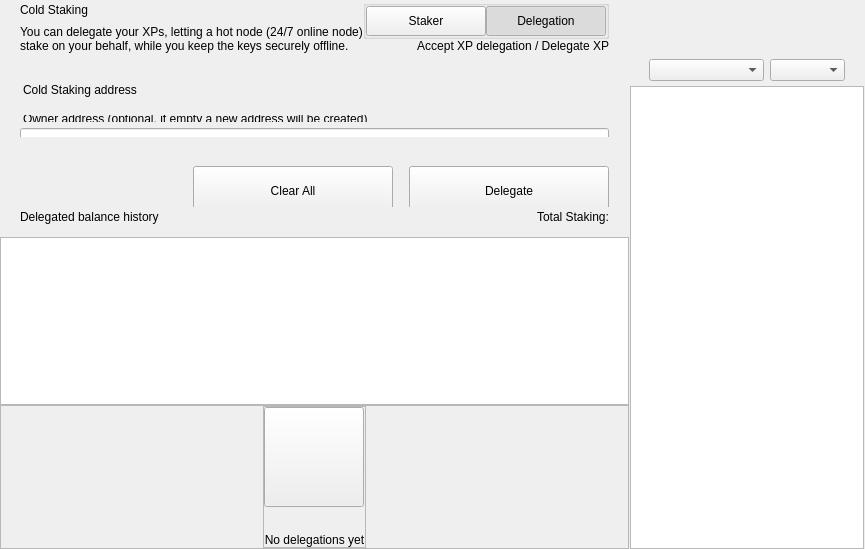
<?xml version="1.0" encoding="UTF-8"?>
<ui version="4.0">
 <class>ColdStakingWidget</class>
 <widget class="QWidget" name="ColdStakingWidget">
  <property name="geometry">
   <rect>
    <x>0</x>
    <y>0</y>
    <width>629</width>
    <height>549</height>
   </rect>
  </property>
  <property name="windowTitle">
   <string>Form</string>
  </property>
  <layout class="QHBoxLayout" name="horizontalLayout_1" stretch="2,1">
   <property name="spacing">
    <number>0</number>
   </property>
   <property name="leftMargin">
    <number>0</number>
   </property>
   <property name="topMargin">
    <number>0</number>
   </property>
   <property name="rightMargin">
    <number>0</number>
   </property>
   <property name="bottomMargin">
    <number>0</number>
   </property>
   <item>
    <widget class="QWidget" name="left" native="true">
     <layout class="QVBoxLayout" name="verticalLayout_3">
      <property name="leftMargin">
       <number>0</number>
      </property>
      <property name="topMargin">
       <number>0</number>
      </property>
      <property name="rightMargin">
       <number>0</number>
      </property>
      <property name="bottomMargin">
       <number>0</number>
      </property>
      <item>
       <layout class="QVBoxLayout" name="verticalLayout_2">
        <property name="spacing">
         <number>0</number>
        </property>
        <item>
         <layout class="QVBoxLayout" name="verticalLayoutTop">
          <property name="spacing">
           <number>0</number>
          </property>
          <property name="leftMargin">
           <number>0</number>
          </property>
          <property name="rightMargin">
           <number>0</number>
          </property>
          <item>
           <widget class="QWidget" name="containerTitle" native="true">
            <property name="sizePolicy">
             <sizepolicy hsizetype="Preferred" vsizetype="Minimum">
              <horstretch>0</horstretch>
              <verstretch>0</verstretch>
             </sizepolicy>
            </property>
            <property name="maximumSize">
             <size>
              <width>16777215</width>
              <height>100</height>
             </size>
            </property>
            <layout class="QHBoxLayout" name="containerTitleLayout">
             <property name="spacing">
              <number>0</number>
             </property>
             <property name="leftMargin">
              <number>20</number>
             </property>
             <property name="topMargin">
              <number>0</number>
             </property>
             <property name="rightMargin">
              <number>20</number>
             </property>
             <property name="bottomMargin">
              <number>0</number>
             </property>
             <item>
              <layout class="QVBoxLayout" name="verticalLayout11">
               <property name="spacing">
                <number>5</number>
               </property>
               <item>
                <widget class="QLabel" name="labelTitle">
                 <property name="text">
                  <string>Cold Staking</string>
                 </property>
                </widget>
               </item>
               <item>
                <widget class="QLabel" name="labelSubtitle1">
                 <property name="maximumSize">
                  <size>
                   <width>16777215</width>
                   <height>16777215</height>
                  </size>
                 </property>
                 <property name="text">
                  <string>You can delegate your XPs, letting a hot node (24/7 online node)
stake on your behalf, while you keep the keys securely offline.</string>
                 </property>
                </widget>
               </item>
              </layout>
             </item>
             <item>
              <spacer name="horizontalSpacer">
               <property name="orientation">
                <enum>Qt::Horizontal</enum>
               </property>
               <property name="sizeHint" stdset="0">
                <size>
                 <width>40</width>
                 <height>20</height>
                </size>
               </property>
              </spacer>
             </item>
             <item>
              <widget class="QWidget" name="containerViewPrivacyChecks" native="true">
               <layout class="QVBoxLayout" name="containerPrivacyChecks">
                <property name="spacing">
                 <number>0</number>
                </property>
                <property name="leftMargin">
                 <number>0</number>
                </property>
                <property name="topMargin">
                 <number>0</number>
                </property>
                <property name="rightMargin">
                 <number>0</number>
                </property>
                <property name="bottomMargin">
                 <number>0</number>
                </property>
                <item alignment="Qt::AlignHCenter|Qt::AlignVCenter">
                 <widget class="QGroupBox" name="groupBox">
                  <property name="title">
                   <string/>
                  </property>
                  <layout class="QHBoxLayout" name="horizontalLayout_2_1">
                   <property name="spacing">
                    <number>0</number>
                   </property>
                   <property name="leftMargin">
                    <number>0</number>
                   </property>
                   <property name="topMargin">
                    <number>0</number>
                   </property>
                   <property name="rightMargin">
                    <number>0</number>
                   </property>
                   <property name="bottomMargin">
                    <number>0</number>
                   </property>
                   <item>
                    <widget class="QPushButton" name="pushLeft">
                     <property name="minimumSize">
                      <size>
                       <width>120</width>
                       <height>30</height>
                      </size>
                     </property>
                     <property name="maximumSize">
                      <size>
                       <width>120</width>
                       <height>30</height>
                      </size>
                     </property>
                     <property name="focusPolicy">
                      <enum>Qt::NoFocus</enum>
                     </property>
                     <property name="text">
                      <string>Staker</string>
                     </property>
                     <property name="checkable">
                      <bool>true</bool>
                     </property>
                     <property name="autoExclusive">
                      <bool>true</bool>
                     </property>
                    </widget>
                   </item>
                   <item>
                    <widget class="QPushButton" name="pushRight">
                     <property name="minimumSize">
                      <size>
                       <width>120</width>
                       <height>30</height>
                      </size>
                     </property>
                     <property name="maximumSize">
                      <size>
                       <width>120</width>
                       <height>30</height>
                      </size>
                     </property>
                     <property name="focusPolicy">
                      <enum>Qt::NoFocus</enum>
                     </property>
                     <property name="text">
                      <string>Delegation</string>
                     </property>
                     <property name="checkable">
                      <bool>true</bool>
                     </property>
                     <property name="checked">
                      <bool>true</bool>
                     </property>
                     <property name="autoExclusive">
                      <bool>true</bool>
                     </property>
                    </widget>
                   </item>
                  </layout>
                 </widget>
                </item>
                <item alignment="Qt::AlignTop">
                 <widget class="QLabel" name="labelSubtitle2">
                  <property name="text">
                   <string>Accept XP delegation / Delegate XP</string>
                  </property>
                  <property name="alignment">
                   <set>Qt::AlignRight|Qt::AlignTrailing|Qt::AlignVCenter</set>
                  </property>
                 </widget>
                </item>
               </layout>
              </widget>
             </item>
            </layout>
           </widget>
          </item>
          <item>
           <spacer name="verticalSpacer_2">
            <property name="orientation">
             <enum>Qt::Vertical</enum>
            </property>
            <property name="sizeType">
             <enum>QSizePolicy::Fixed</enum>
            </property>
            <property name="sizeHint" stdset="0">
             <size>
              <width>20</width>
              <height>30</height>
             </size>
            </property>
           </spacer>
          </item>
          <item>
           <widget class="QWidget" name="containerSend" native="true">
            <property name="minimumSize">
             <size>
              <width>0</width>
              <height>50</height>
             </size>
            </property>
            <layout class="QVBoxLayout" name="containerSendRow">
             <property name="spacing">
              <number>6</number>
             </property>
             <property name="leftMargin">
              <number>0</number>
             </property>
             <property name="topMargin">
              <number>0</number>
             </property>
             <property name="rightMargin">
              <number>0</number>
             </property>
             <property name="bottomMargin">
              <number>0</number>
             </property>
             <item>
              <widget class="QLabel" name="labelEditTitle">
               <property name="maximumSize">
                <size>
                 <width>16777215</width>
                 <height>30</height>
                </size>
               </property>
               <property name="styleSheet">
                <string notr="true">padding-left:20px; padding-bottom:3px;</string>
               </property>
               <property name="text">
                <string>Cold Staking address</string>
               </property>
              </widget>
             </item>
             <item>
              <spacer name="verticalSpacer_6">
               <property name="orientation">
                <enum>Qt::Vertical</enum>
               </property>
               <property name="sizeType">
                <enum>QSizePolicy::Fixed</enum>
               </property>
               <property name="sizeHint" stdset="0">
                <size>
                 <width>20</width>
                 <height>9</height>
                </size>
               </property>
              </spacer>
             </item>
             <item>
              <widget class="QWidget" name="containerOwner" native="true">
               <layout class="QVBoxLayout" name="vContainerOwner">
                <property name="spacing">
                 <number>4</number>
                </property>
                <property name="leftMargin">
                 <number>20</number>
                </property>
                <property name="topMargin">
                 <number>0</number>
                </property>
                <property name="rightMargin">
                 <number>20</number>
                </property>
                <property name="bottomMargin">
                 <number>0</number>
                </property>
                <item>
                 <widget class="QLabel" name="labelSubtitleDescription">
                  <property name="maximumSize">
                   <size>
                    <width>16777215</width>
                    <height>20</height>
                   </size>
                  </property>
                  <property name="styleSheet">
                   <string notr="true">margin-bottom:2px;
                   margin-left:0.05px;
                   padding:0px;</string>
                  </property>
                  <property name="text">
                   <string>Owner address (optional, if empty a new address will be created)</string>
                  </property>
                 </widget>
                </item>
                <item>
                 <widget class="QLineEdit" name="lineEditOwnerAddress">
                  <property name="minimumSize">
                   <size>
                    <width>0</width>
                    <height>50</height>
                   </size>
                  </property>
                  <property name="maximumSize">
                   <size>
                    <width>16777215</width>
                    <height>50</height>
                   </size>
                  </property>
                  <property name="styleSheet">
                   <string notr="true"/>
                  </property>
                  <property name="placeholderText">
                   <string>Enter owner address</string>
                  </property>
                 </widget>
                </item>
               </layout>
              </widget>
             </item>
            </layout>
           </widget>
          </item>
         </layout>
        </item>
        <item>
         <spacer name="verticalSpacer_3">
          <property name="orientation">
           <enum>Qt::Vertical</enum>
          </property>
          <property name="sizeType">
           <enum>QSizePolicy::Minimum</enum>
          </property>
          <property name="sizeHint" stdset="0">
           <size>
            <width>20</width>
            <height>20</height>
           </size>
          </property>
         </spacer>
        </item>
        <item>
         <widget class="QWidget" name="containerBtn" native="true">
          <property name="minimumSize">
           <size>
            <width>0</width>
            <height>50</height>
           </size>
          </property>
          <layout class="QHBoxLayout" name="horizontalLayout">
           <property name="rightMargin">
            <number>20</number>
           </property>
           <item>
            <spacer name="horizontalSpacer_2">
             <property name="orientation">
              <enum>Qt::Horizontal</enum>
             </property>
             <property name="sizeHint" stdset="0">
              <size>
               <width>200</width>
               <height>20</height>
              </size>
             </property>
            </spacer>
           </item>
           <item>
            <layout class="QHBoxLayout" name="horizontalLayout_7">
             <item>
              <spacer name="horizontalSpacer_3">
               <property name="orientation">
                <enum>Qt::Horizontal</enum>
               </property>
               <property name="sizeType">
                <enum>QSizePolicy::Expanding</enum>
               </property>
               <property name="sizeHint" stdset="0">
                <size>
                 <width>40</width>
                 <height>20</height>
                </size>
               </property>
              </spacer>
             </item>
             <item>
              <widget class="QPushButton" name="pushButtonClear">
               <property name="minimumSize">
                <size>
                 <width>200</width>
                 <height>50</height>
                </size>
               </property>
               <property name="focusPolicy">
                <enum>Qt::NoFocus</enum>
               </property>
               <property name="text">
                <string>Clear All</string>
               </property>
              </widget>
             </item>
             <item>
              <spacer name="horizontalSpacer_4">
               <property name="orientation">
                <enum>Qt::Horizontal</enum>
               </property>
               <property name="sizeType">
                <enum>QSizePolicy::Fixed</enum>
               </property>
               <property name="sizeHint" stdset="0">
                <size>
                 <width>10</width>
                 <height>20</height>
                </size>
               </property>
              </spacer>
             </item>
             <item>
              <widget class="QPushButton" name="pushButtonSend">
               <property name="minimumSize">
                <size>
                 <width>200</width>
                 <height>50</height>
                </size>
               </property>
               <property name="maximumSize">
                <size>
                 <width>200</width>
                 <height>50</height>
                </size>
               </property>
               <property name="focusPolicy">
                <enum>Qt::NoFocus</enum>
               </property>
               <property name="text">
                <string>Delegate</string>
               </property>
              </widget>
             </item>
            </layout>
           </item>
          </layout>
         </widget>
        </item>
        <item>
         <widget class="QWidget" name="containerHistoryLabel" native="true">
          <layout class="QHBoxLayout" name="horizontalLayout_4">
           <property name="spacing">
            <number>0</number>
           </property>
           <property name="leftMargin">
            <number>20</number>
           </property>
           <property name="topMargin">
            <number>0</number>
           </property>
           <property name="rightMargin">
            <number>20</number>
           </property>
           <property name="bottomMargin">
            <number>0</number>
           </property>
           <item>
            <widget class="QWidget" name="verticalWidget" native="true">
             <property name="minimumSize">
              <size>
               <width>100</width>
               <height>0</height>
              </size>
             </property>
             <layout class="QVBoxLayout" name="verticalLayout_58">
              <property name="leftMargin">
               <number>0</number>
              </property>
              <property name="topMargin">
               <number>0</number>
              </property>
              <property name="rightMargin">
               <number>0</number>
              </property>
              <property name="bottomMargin">
               <number>0</number>
              </property>
              <item>
               <widget class="QLabel" name="labelListHistory">
                <property name="text">
                 <string>Delegated balance history</string>
                </property>
               </widget>
              </item>
             </layout>
            </widget>
           </item>
           <item>
            <spacer name="horizontalSpacer_5">
             <property name="orientation">
              <enum>Qt::Horizontal</enum>
             </property>
             <property name="sizeHint" stdset="0">
              <size>
               <width>40</width>
               <height>20</height>
              </size>
             </property>
            </spacer>
           </item>
           <item>
            <widget class="QLabel" name="labelStakingTotal">
             <property name="text">
              <string>Total Staking:</string>
             </property>
            </widget>
           </item>
          </layout>
         </widget>
        </item>
        <item>
         <layout class="QVBoxLayout" name="verticalLayout_64">
          <property name="spacing">
           <number>0</number>
          </property>
          <item>
           <spacer name="verticalSpacer_44">
            <property name="orientation">
             <enum>Qt::Vertical</enum>
            </property>
            <property name="sizeType">
             <enum>QSizePolicy::Fixed</enum>
            </property>
            <property name="sizeHint" stdset="0">
             <size>
              <width>20</width>
              <height>10</height>
             </size>
            </property>
           </spacer>
          </item>
          <item>
           <widget class="QListView" name="listView">
            <property name="enabled">
             <bool>true</bool>
            </property>
            <property name="mouseTracking">
             <bool>true</bool>
            </property>
           </widget>
          </item>
          <item>
           <widget class="QFrame" name="emptyContainer">
            <property name="minimumSize">
             <size>
              <width>0</width>
              <height>100</height>
             </size>
            </property>
            <property name="frameShape">
             <enum>QFrame::StyledPanel</enum>
            </property>
            <property name="frameShadow">
             <enum>QFrame::Raised</enum>
            </property>
            <layout class="QVBoxLayout" name="verticalLayout_71" stretch="1,8">
             <property name="spacing">
              <number>0</number>
             </property>
             <property name="leftMargin">
              <number>0</number>
             </property>
             <property name="topMargin">
              <number>0</number>
             </property>
             <property name="rightMargin">
              <number>0</number>
             </property>
             <property name="bottomMargin">
              <number>0</number>
             </property>
             <item>
              <spacer name="verticalSpacer">
               <property name="orientation">
                <enum>Qt::Vertical</enum>
               </property>
               <property name="sizeHint" stdset="0">
                <size>
                 <width>20</width>
                 <height>20</height>
                </size>
               </property>
              </spacer>
             </item>
             <item alignment="Qt::AlignHCenter|Qt::AlignVCenter">
              <widget class="QFrame" name="emptyScreen">
               <property name="sizePolicy">
                <sizepolicy hsizetype="Expanding" vsizetype="Expanding">
                 <horstretch>0</horstretch>
                 <verstretch>0</verstretch>
                </sizepolicy>
               </property>
               <property name="frameShape">
                <enum>QFrame::StyledPanel</enum>
               </property>
               <property name="frameShadow">
                <enum>QFrame::Raised</enum>
               </property>
               <layout class="QVBoxLayout" name="verticalLayout">
                <property name="spacing">
                 <number>30</number>
                </property>
                <property name="leftMargin">
                 <number>0</number>
                </property>
                <property name="topMargin">
                 <number>0</number>
                </property>
                <property name="rightMargin">
                 <number>0</number>
                </property>
                <property name="bottomMargin">
                 <number>0</number>
                </property>
                <item alignment="Qt::AlignHCenter|Qt::AlignVCenter">
                 <widget class="QPushButton" name="pushImgEmpty">
                  <property name="minimumSize">
                   <size>
                    <width>100</width>
                    <height>100</height>
                   </size>
                  </property>
                  <property name="maximumSize">
                   <size>
                    <width>100</width>
                    <height>100</height>
                   </size>
                  </property>
                  <property name="focusPolicy">
                   <enum>Qt::NoFocus</enum>
                  </property>
                  <property name="text">
                   <string/>
                  </property>
                  <property name="iconSize">
                   <size>
                    <width>100</width>
                    <height>100</height>
                   </size>
                  </property>
                 </widget>
                </item>
                <item alignment="Qt::AlignHCenter|Qt::AlignVCenter">
                 <widget class="QLabel" name="labelEmpty">
                  <property name="styleSheet">
                   <string notr="true"/>
                  </property>
                  <property name="text">
                   <string>No delegations yet</string>
                  </property>
                  <property name="alignment">
                   <set>Qt::AlignCenter</set>
                  </property>
                 </widget>
                </item>
               </layout>
              </widget>
             </item>
            </layout>
           </widget>
          </item>
         </layout>
        </item>
       </layout>
      </item>
     </layout>
    </widget>
   </item>
   <item>
    <widget class="QWidget" name="right" native="true">
     <layout class="QVBoxLayout" name="rightContainer">
      <property name="spacing">
       <number>0</number>
      </property>
      <property name="leftMargin">
       <number>1</number>
      </property>
      <property name="topMargin">
       <number>0</number>
      </property>
      <property name="rightMargin">
       <number>1</number>
      </property>
      <property name="bottomMargin">
       <number>0</number>
      </property>
      <item>
       <widget class="QWidget" name="containerRightButtons" native="true">
        <property name="minimumSize">
         <size>
          <width>0</width>
          <height>50</height>
         </size>
        </property>
        <layout class="QVBoxLayout" name="verticalLayout_4">
         <property name="leftMargin">
          <number>19</number>
         </property>
         <property name="topMargin">
          <number>0</number>
         </property>
         <property name="rightMargin">
          <number>19</number>
         </property>
         <property name="bottomMargin">
          <number>0</number>
         </property>
         <item>
          <widget class="OptionButton" name="btnCoinControl" native="true">
           <property name="minimumSize">
            <size>
             <width>0</width>
             <height>0</height>
            </size>
           </property>
          </widget>
         </item>
         <item>
          <widget class="OptionButton" name="btnColdStaking" native="true"/>
         </item>
         <item>
          <widget class="OptionButton" name="btnMyStakingAddresses" native="true">
           <property name="sizePolicy">
            <sizepolicy hsizetype="Preferred" vsizetype="Minimum">
             <horstretch>0</horstretch>
             <verstretch>0</verstretch>
            </sizepolicy>
           </property>
          </widget>
         </item>
        </layout>
       </widget>
      </item>
      <item>
       <widget class="QWidget" name="sortWidget" native="true">
        <layout class="QHBoxLayout" name="horizontalLayout_6">
         <property name="leftMargin">
          <number>19</number>
         </property>
         <property name="rightMargin">
          <number>19</number>
         </property>
         <property name="bottomMargin">
          <number>5</number>
         </property>
         <item>
          <spacer name="horizontalSpacer_6">
           <property name="orientation">
            <enum>Qt::Horizontal</enum>
           </property>
           <property name="sizeHint" stdset="0">
            <size>
             <width>40</width>
             <height>20</height>
            </size>
           </property>
          </spacer>
         </item>
         <item>
          <widget class="QComboBox" name="comboBoxSort">
           <property name="sizePolicy">
            <sizepolicy hsizetype="Preferred" vsizetype="Fixed">
             <horstretch>0</horstretch>
             <verstretch>0</verstretch>
            </sizepolicy>
           </property>
           <property name="minimumSize">
            <size>
             <width>115</width>
             <height>0</height>
            </size>
           </property>
          </widget>
         </item>
         <item>
          <widget class="QComboBox" name="comboBoxSortOrder">
           <property name="sizePolicy">
            <sizepolicy hsizetype="Preferred" vsizetype="Fixed">
             <horstretch>0</horstretch>
             <verstretch>0</verstretch>
            </sizepolicy>
           </property>
           <property name="minimumSize">
            <size>
             <width>75</width>
             <height>0</height>
            </size>
           </property>
          </widget>
         </item>
        </layout>
       </widget>
      </item>
      <item>
       <widget class="QListView" name="listViewStakingAddress">
        <property name="enabled">
         <bool>true</bool>
        </property>
        <property name="mouseTracking">
         <bool>true</bool>
        </property>
       </widget>
      </item>
     </layout>
    </widget>
   </item>
  </layout>
 </widget>
 <customwidgets>
  <customwidget>
   <class>OptionButton</class>
   <extends>QWidget</extends>
   <header>qt/pivx/optionbutton.h</header>
   <container>1</container>
  </customwidget>
 </customwidgets>
 <resources/>
 <connections/>
</ui>
